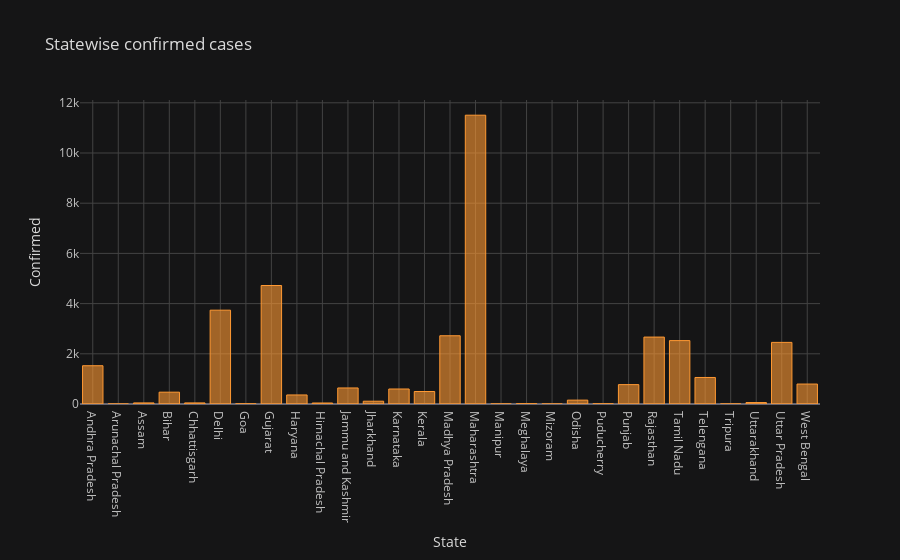

Notebook cell for this chart:
### Code cell
fig_Confirmed.show()

### Figure 1 — Plotly figure (JSON) as saved in the notebook; plotly's stock layout.template omitted (floating-point values rounded to 4 significant figures)
{"data": [{"marker": {"color": "rgba(255, 153, 51, 0.6)", "line": {"color": "rgba(255, 153, 51, 1.0)", "width": 1}}, "name": "Confirmed", "orientation": "v", "text": "", "type": "bar", "x": ["Andhra Pradesh", "Arunachal Pradesh", "Assam", "Bihar", "Chhattisgarh", "Delhi", "Goa", "Gujarat", "Haryana", "Himachal Pradesh", "Jammu and Kashmir", "Jharkhand", "Karnataka", "Kerala", "Madhya Pradesh", "Maharashtra", "Manipur", "Meghalaya", "Mizoram", "Odisha", "Puducherry", "Punjab", "Rajasthan", "Tamil Nadu", "Telengana", "Tripura", "Uttarakhand", "Uttar Pradesh", "West Bengal"], "y": [1525, 1, 43, 471, 43, 3738, 7, 4721, 360, 40, 639, 111, 598, 498, 2719, 11506, 2, 12, 1, 154, 8, 772, 2666, 2526, 1057, 2, 58, 2455, 795]}], "layout": {"legend": {"bgcolor": "#151516", "font": {"color": "#D9D9D9"}}, "paper_bgcolor": "#151516", "plot_bgcolor": "#151516", "title": {"font": {"color": "#D9D9D9"}, "text": "Statewise confirmed cases"}, "xaxis": {"gridcolor": "#434343", "showgrid": true, "tickfont": {"color": "#C2C2C2"}, "title": {"font": {"color": "#D9D9D9"}, "text": "State"}, "zerolinecolor": "#666570"}, "yaxis": {"gridcolor": "#434343", "showgrid": true, "tickfont": {"color": "#C2C2C2"}, "title": {"font": {"color": "#D9D9D9"}, "text": "Confirmed"}, "zerolinecolor": "#666570"}}}
